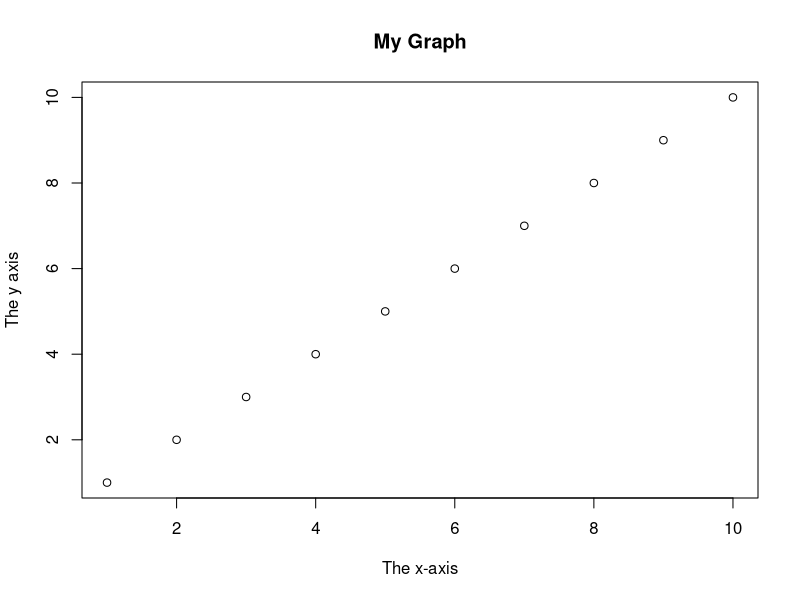

Generate this figure with R:
x <- c(1, 2, 3, 4, 5)
y <- c(3, 7, 8, 9, 12)

plot(1:10, main="My Graph", xlab="The x-axis", ylab="The y axis")
# numeric
x <- 10.5
class(x)

# integer
x <- 1000L
class(x)

# complex
x <- 9i + 3
class(x)

# character/string # nolint
x <- "R is exciting"
class(x)

# logical/boolean # nolint
x <- TRUE
class(x)